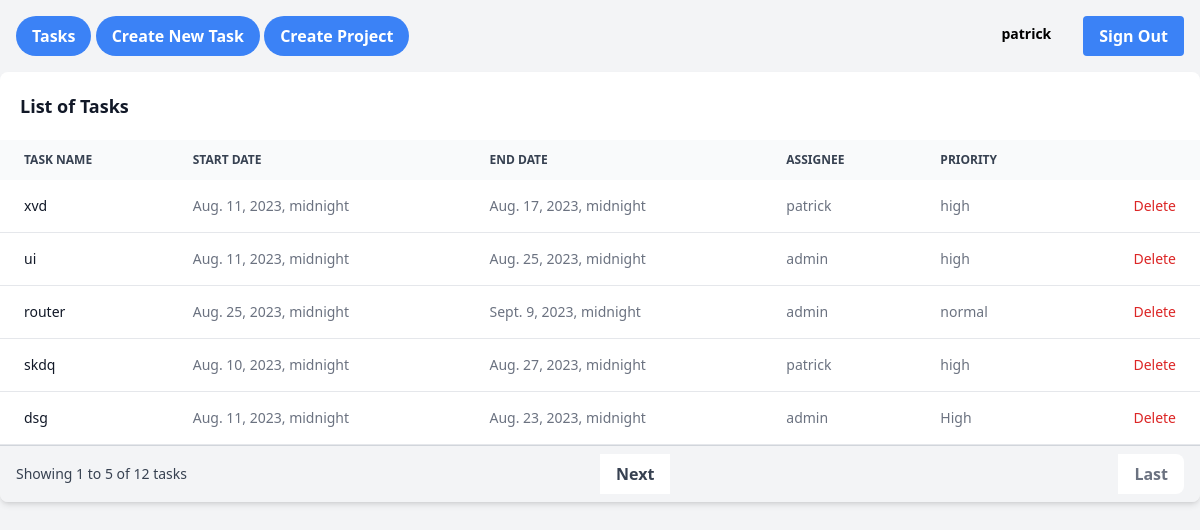
/dashboard (signed in), run on an earlier commit of the app's database.
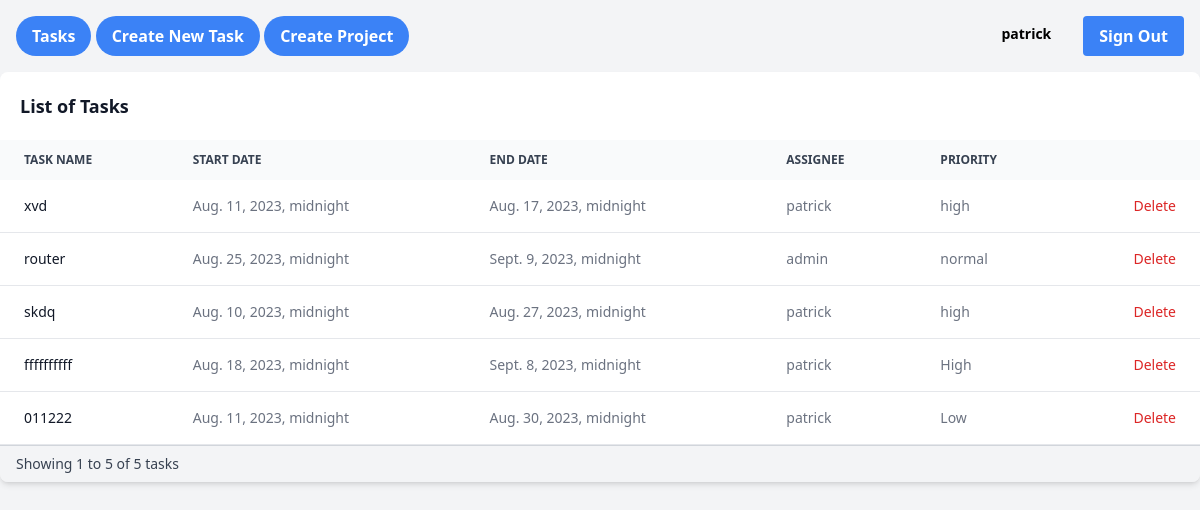
And on a later commit of the database.
### myapp/models.py (models this page shows)
class Task(models.Model):
    priority_choices = [
        ('High', 'High'),
        ('Medium', 'Medium'),
        ('Low', 'Low')
    ]
    name = models.CharField(max_length=100, primary_key=True)
    startDate = models.DateTimeField()
    endDate = models.DateTimeField()
    assignee = models.ForeignKey(User, on_delete=models.SET_NULL, null=True)
    project = models.ForeignKey(Project, on_delete=models.CASCADE)
    description = models.TextField(blank=True)
    priority = models.CharField(max_length=20)
    attach_file = models.FileField(upload_to='attachment', null=True, blank=True)

### myapp/views.py (the view)
# urls.py: path('dashboard', views.dashboard, name='dashboard'),
@login_required
def dashboard(request):
    users = User.objects.all().values()
    tasks = Task.objects.select_related('assignee').all()
    paginator = Paginator(tasks, 5)  # Number of items per page
    page_number = request.GET.get('page')
    page_obj = paginator.get_page(page_number)
    return render(request, 'index.html', {'tasks': page_obj})

### myapp/templates/index.html (shortened to what this page needs)
{% load static %}
<html>
<head>
    <script src="https://cdn.tailwindcss.com"></script>
    <link href="https://cdn.jsdelivr.net/npm/tailwindcss@2.2.19/dist/tailwind.min.css" rel="stylesheet">
    <link href="https://cdnjs.cloudflare.com/ajax/libs/font-awesome/5.15.3/css/all.min.css" rel="stylesheet">
</head>
<body class="bg-gray-100">
    <div class="flex justify-end p-4">
        <div class="absolute left-4">
            <a href="{% url 'dashboard' %}">
                <button class="bg-blue-500 hover:bg-blue-700 text-white font-bold py-2 px-4 rounded-full">Tasks</button>
            </a>
            <a href="{% url 'newTask' %}">
                <button class="bg-blue-500 hover:bg-blue-700 text-white font-bold py-2 px-4 rounded-full">Create New Task</button>
            </a>
            <a href="{% url 'recordProject' %}">
                <button class="bg-blue-500 hover:bg-blue-700 text-white font-bold py-2 px-4 rounded-full">Create Project</button>
            </a>
        </div>
        <div class="mr-4 font-bold py-2 px-4">
            {% if user.is_authenticated %}
            <h6 class="text-sm">{{ user.username }}</h6>
            {% endif %}
        </div>
        <div>
            <button class="bg-blue-500 hover:bg-blue-700 text-white font-bold py-2 px-4 rounded">
                <a href="{% url 'logout' %}">  Sign Out </a>
            </button>
        </div>
    </div>
    <div class="relative overflow-x-auto shadow-md sm:rounded-lg">
        <table class="w-full text-sm text-left text-gray-500 ">
            <caption class="p-5 text-lg font-semibold text-left text-gray-900 bg-white">
                List of Tasks
            </caption>
            <thead class="text-xs text-gray-700 uppercase bg-gray-50">
                <tr>
                    <th scope="col" class="px-6 py-3">
                        Task Name
                    </th>
                    <th scope="col" class="px-6 py-3">
                        Start Date
                    </th>
                    <th scope="col" class="px-6 py-3">
                        End Date
                    </th>
                    <th scope="col" class="px-6 py-3">
                        Assignee
                    </th>
                    <th scope="col" class="px-6 py-3">
                        Priority
                    </th>
                    <th scope="col" class="px-6 py-3">
                    </th>
                </tr>
            </thead>
            <tbody>
                {% for task in tasks %}
                <tr class="bg-white border-b">
                    <th scope="row" class="px-6 py-4 font-medium text-gray-900 whitespace-nowrap">
                        {{ task.name }}
                    </th>
                    <td class="px-6 py-4">
                        {{ task.startDate }}
                    </td>
                    <td class="px-6 py-4">
                        {{ task.endDate }}
                    </td>
                    <td class="px-6 py-4">
                        {{ task.assignee.username }}
                    </td>
                    <td class="px-6 py-4">
                        {{ task.priority }}
                    </td>
                    <td class="px-6 py-4 text-right">
                        {% if task.name %}
                        <a href="{% url 'delete_task' task.name %}" class="font-medium text-red-600 hover:underline">Delete</a>
                        {% endif %}
                    </td>
                </tr>
                {% endfor %}
            </tbody>
        </table>
        <div class="px-4 py-2 bg-gray-100 border-t border-gray-300">
            <div class="flex items-center justify-between">
                <div class="flex-1">
                    <p class="text-sm text-gray-700">
                        Showing {{ tasks.start_index }} to {{ tasks.end_index }} of {{ tasks.paginator.count }} tasks
                    </p>
                </div>
                <div class="flex-1">
                    <nav class="flex justify-between">
                        {% if tasks.has_next %}
                        <a href="?page={{ tasks.next_page_number }}" class="bg-white hover:bg-gray-200 text-gray-700 font-semibold py-2 px-4">
                            Next
                        </a>
                        <a href="?page={{ tasks.paginator.num_pages }}" class="bg-white hover:bg-gray-200 text-gray-500 font-semibold py-2 px-4 rounded-r-lg">
                            Last
                        </a>
                        {% endif %}
                    </nav>
                </div>
            </div>
        </div>
    </div>
</body>
</html>

What changed in the data, as far as the page shows it:
removed Task: name "ui", startDate "Aug. 11, 2023, midnight", endDate "Aug. 25, 2023, midnight", assignee.username "admin", priority "high", shows "Delete"
removed Task: name "dsg", startDate "Aug. 11, 2023, midnight", endDate "Aug. 23, 2023, midnight", assignee.username "admin", priority "High", shows "Delete"
now on this page (row unchanged): Task: name "ffffffffff", startDate "Aug. 18, 2023, midnight", endDate "Sept. 8, 2023, midnight", assignee.username "patrick", priority "High", shows "Delete"
added Task: name "011222", startDate "Aug. 11, 2023, midnight", endDate "Aug. 30, 2023, midnight", assignee.username "patrick", priority "Low", shows "Delete"
Also different on the page:
{{ tasks.paginator.count }}: "12" → "5"
text no longer shown: "Next Last"
